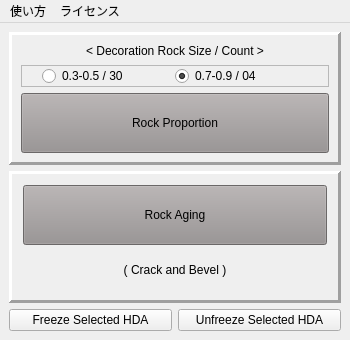
<?xml version="1.0" encoding="UTF-8"?>
<ui version="4.0">
 <class>MainWindow</class>
 <widget class="QMainWindow" name="MainWindow">
  <property name="geometry">
   <rect>
    <x>0</x>
    <y>0</y>
    <width>350</width>
    <height>340</height>
   </rect>
  </property>
  <property name="minimumSize">
   <size>
    <width>350</width>
    <height>0</height>
   </size>
  </property>
  <property name="maximumSize">
   <size>
    <width>700</width>
    <height>700</height>
   </size>
  </property>
  <property name="windowTitle">
   <string>Rock Generator 1.0</string>
  </property>
  <widget class="QWidget" name="centralwidget">
   <property name="styleSheet">
    <string notr="true">QPushButton#pb_propotion, #pb_aging{
	font: 75 15pt &quot;MS UI Gothic&quot;;
}
QPushButton#pb_propotion, #pb_aging{
	background-color:rgb(150, 145, 145)
}</string>
   </property>
   <layout class="QVBoxLayout" name="verticalLayout">
    <item>
     <widget class="QFrame" name="frame_propotion">
      <property name="frameShape">
       <enum>QFrame::Panel</enum>
      </property>
      <property name="frameShadow">
       <enum>QFrame::Raised</enum>
      </property>
      <property name="lineWidth">
       <number>3</number>
      </property>
      <layout class="QVBoxLayout" name="verticalLayout_2">
       <item>
        <widget class="QLabel" name="label_1">
         <property name="text">
          <string>&lt; Decoration Rock Size / Count &gt;</string>
         </property>
         <property name="alignment">
          <set>Qt::AlignCenter</set>
         </property>
        </widget>
       </item>
       <item>
        <widget class="QFrame" name="frame_radio">
         <property name="frameShape">
          <enum>QFrame::StyledPanel</enum>
         </property>
         <property name="frameShadow">
          <enum>QFrame::Raised</enum>
         </property>
         <layout class="QHBoxLayout" name="horizontalLayout_2">
          <property name="spacing">
           <number>0</number>
          </property>
          <property name="leftMargin">
           <number>20</number>
          </property>
          <property name="topMargin">
           <number>0</number>
          </property>
          <property name="rightMargin">
           <number>20</number>
          </property>
          <property name="bottomMargin">
           <number>0</number>
          </property>
          <item>
           <widget class="QRadioButton" name="radioButton_1">
            <property name="layoutDirection">
             <enum>Qt::LeftToRight</enum>
            </property>
            <property name="autoFillBackground">
             <bool>false</bool>
            </property>
            <property name="text">
             <string>0.3-0.5 / 30</string>
            </property>
            <property name="checked">
             <bool>false</bool>
            </property>
            <attribute name="buttonGroup">
             <string notr="true">buttonGroup_rock_size</string>
            </attribute>
           </widget>
          </item>
          <item>
           <widget class="QRadioButton" name="radioButton_2">
            <property name="text">
             <string>0.7-0.9 / 04</string>
            </property>
            <property name="checked">
             <bool>true</bool>
            </property>
            <attribute name="buttonGroup">
             <string notr="true">buttonGroup_rock_size</string>
            </attribute>
           </widget>
          </item>
         </layout>
        </widget>
       </item>
       <item>
        <widget class="QPushButton" name="pb_propotion">
         <property name="minimumSize">
          <size>
           <width>0</width>
           <height>60</height>
          </size>
         </property>
         <property name="text">
          <string>Rock Proportion</string>
         </property>
        </widget>
       </item>
      </layout>
     </widget>
    </item>
    <item>
     <widget class="QFrame" name="frm_detail">
      <property name="maximumSize">
       <size>
        <width>16777215</width>
        <height>16777215</height>
       </size>
      </property>
      <property name="frameShape">
       <enum>QFrame::Panel</enum>
      </property>
      <property name="frameShadow">
       <enum>QFrame::Raised</enum>
      </property>
      <property name="lineWidth">
       <number>3</number>
      </property>
      <layout class="QVBoxLayout" name="verticalLayout_3">
       <property name="leftMargin">
        <number>11</number>
       </property>
       <property name="topMargin">
        <number>11</number>
       </property>
       <property name="rightMargin">
        <number>11</number>
       </property>
       <property name="bottomMargin">
        <number>11</number>
       </property>
       <item>
        <widget class="QPushButton" name="pb_aging">
         <property name="minimumSize">
          <size>
           <width>0</width>
           <height>60</height>
          </size>
         </property>
         <property name="text">
          <string>Rock Aging</string>
         </property>
        </widget>
       </item>
       <item>
        <widget class="QLabel" name="label">
         <property name="text">
          <string>( Crack and Bevel )</string>
         </property>
         <property name="alignment">
          <set>Qt::AlignCenter</set>
         </property>
        </widget>
       </item>
      </layout>
     </widget>
    </item>
    <item>
     <layout class="QHBoxLayout" name="frm_freeze">
      <property name="sizeConstraint">
       <enum>QLayout::SetDefaultConstraint</enum>
      </property>
      <item>
       <widget class="QPushButton" name="pb_freeze">
        <property name="text">
         <string>Freeze Selected HDA</string>
        </property>
       </widget>
      </item>
      <item>
       <widget class="QPushButton" name="pb_unfreeze">
        <property name="text">
         <string>Unfreeze Selected HDA</string>
        </property>
       </widget>
      </item>
     </layout>
    </item>
   </layout>
  </widget>
  <widget class="QMenuBar" name="menubar">
   <property name="geometry">
    <rect>
     <x>0</x>
     <y>0</y>
     <width>350</width>
     <height>26</height>
    </rect>
   </property>
   <widget class="QMenu" name="menu">
    <property name="title">
     <string>使い方</string>
    </property>
    <addaction name="act_conf"/>
   </widget>
   <widget class="QMenu" name="menu_2">
    <property name="title">
     <string>ライセンス</string>
    </property>
    <addaction name="act_cyfl"/>
    <addaction name="act_hkey"/>
   </widget>
   <addaction name="menu"/>
   <addaction name="menu_2"/>
  </widget>
  <action name="act_conf">
   <property name="text">
    <string>Confluence</string>
   </property>
  </action>
  <action name="act_cyfl">
   <property name="text">
    <string>CyFloating</string>
   </property>
  </action>
  <action name="act_hkey">
   <property name="text">
    <string>License Administrator</string>
   </property>
  </action>
 </widget>
 <resources/>
 <connections/>
 <buttongroups>
  <buttongroup name="buttonGroup_rock_size"/>
 </buttongroups>
</ui>
